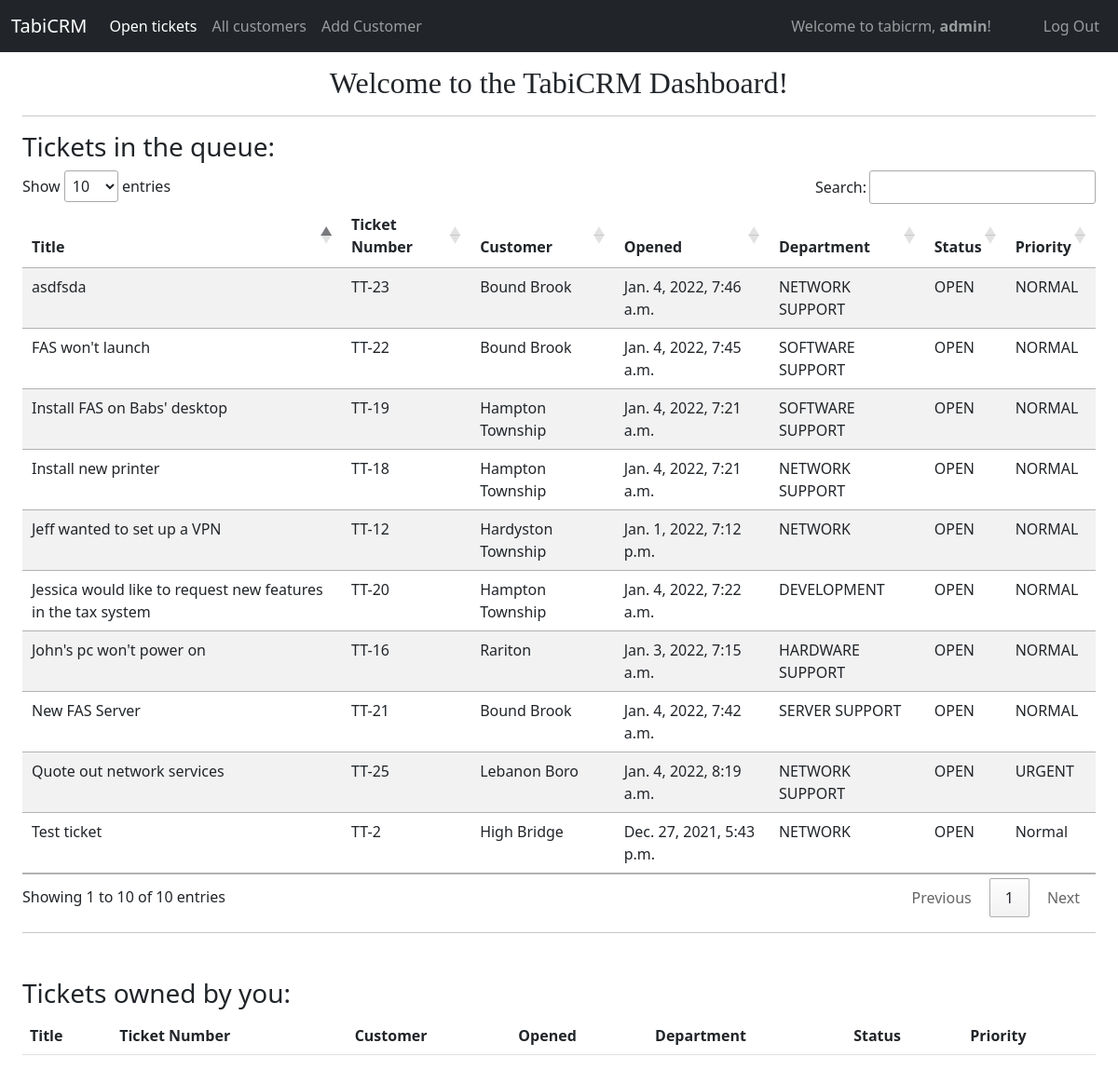
The app's page / (signed in) with its own data.
### tabicrm/models.py (models this page shows, shortened)
class User(AbstractUser):
    id = models.AutoField(primary_key=True)
    role = models.CharField(max_length=64)
    title = models.CharField(max_length=64, null=True, blank=True)
    department = models.CharField(max_length=64, null=True, blank=True)
    extension = models.CharField(max_length=64, null=True, blank=True)
    cellphone = models.CharField(max_length=64, null=True, blank=True)
    street = models.CharField(max_length=64, null=True, blank=True)
    city = models.CharField(max_length=64, null=True, blank=True)
    state = models.CharField(max_length=64, null=True, blank=True)
    zip = models.CharField(max_length=64, null=True, blank=True)
    country = models.CharField(max_length=64, null=True, blank=True)

class Ticket(models.Model):
    OPEN='OPEN'
    IN_PROGRESS='IN PROGRESS'
    WAITING_ON_CUSTOMER = 'WAITING ON CUSTOMER'
    CLOSED = 'CLOSED'
    LOW = 'LOW'
    NORMAL = 'NORMAL'
    HIGH = 'HIGH'
    URGENT = 'URGENT'
    SOLVED_ON_PHONE = 'SOLVED ON PHONE'
    SERVER_SERVICE = 'SERVER SERVICE'
    ROUTER_SERVICE = 'ROUTER SERVICE'
    CONTRACT_SERVICE = 'CONTRACT SERVICE'
    NON_CONTRACT_SERVICE = 'NON-CONTRACT SERVICE'
    NETWORK_SUPPORT_TEAM = "NETWORK SUPPORT"
    SOFTWARE_SUPPORT_TEAM = "SOFTWARE SUPPORT"
    SERVER_SUPPORT_TEAM = "SERVER SUPPORT"
    HARDWARE_SUPPORT_TEAM = "HARDWARE SUPPORT"
    SALES_TEAM = "SALES"
    DEVELOPMENT_TEAM = "DEVELOPMENT"
    STATUS_CHOICES = [
        (OPEN, 'OPEN'),
        (IN_PROGRESS, 'IN PROGRESS'),
        (WAITING_ON_CUSTOMER, 'WAITING ON CUSTOMER'),
        (CLOSED, 'CLOSED')
    ]
    PRIORITY_CHOICES = [
        (LOW, 'LOW'),
        (NORMAL, 'NORMAL'),
        (HIGH, 'HIGH'),
        (URGENT, 'URGENT')
    ]
    RESULTS_CHOICES = [
        (SOLVED_ON_PHONE, 'SOLVED ON PHONE'),
        (SERVER_SERVICE, 'SERVER SERVICE'),
        (ROUTER_SERVICE, 'ROUTER SERVICE'),
        (CONTRACT_SERVICE, 'CONTRACT SERVICE'),
        (NON_CONTRACT_SERVICE, 'NON-CONTRACT SERVICE')
    ]
    TEAM_CHOICES = [
        (NETWORK_SUPPORT_TEAM, "NETWORK SUPPORT"),
        (SOFTWARE_SUPPORT_TEAM, "SOFTWARE SUPPORT"),
        (SERVER_SUPPORT_TEAM, "SERVER SUPPORT"),
        (HARDWARE_SUPPORT_TEAM, "HARDWARE SUPPORT"),
        (SALES_TEAM, "SALES"),
        (DEVELOPMENT_TEAM, "DEVELOPMENT")
    ]
    id = models.AutoField(primary_key=True)
    customer = models.ForeignKey(Customer, on_delete=CASCADE, related_name="customer_ticket")
    assigned_to = models.CharField(max_length=255, choices=TEAM_CHOICES, default=SOFTWARE_SUPPORT_TEAM)
    owned_by = models.ForeignKey(User, on_delete=SET_NULL, related_name="ticket_ownedby", blank=True, null=True)
    title = models.CharField(max_length=255)
    status =  models.CharField(max_length=255, choices=STATUS_CHOICES, default=OPEN)
    priority = models.CharField(max_length=255, choices=PRIORITY_CHOICES, default=NORMAL)
    results = models.CharField(max_length=255, choices=RESULTS_CHOICES, default=SOLVED_ON_PHONE)
    description = models.TextField(blank=True, null=True)
    solution = models.TextField(blank=True, null=True)
    added_by = models.ForeignKey(User, on_delete=SET_NULL, related_name="ticket_addedby", blank=True, null=True)
    updated_by = models.ForeignKey(User, on_delete=SET_NULL, related_name="ticket_updatedon", blank=True, null=True)
    created_on = models.DateTimeField(auto_now_add=True)
    updated_on = models.DateTimeField(auto_now=True)

class Customer(models.Model):
    id = models.AutoField(primary_key=True)
    name = models.CharField(max_length=255)
    primary_phone = models.CharField(max_length=255)
    fax =  models.CharField(max_length=255, null=True, blank=True)
    secondary_phone =  models.CharField(max_length=64, null=True, blank=True)
    website = models.CharField(max_length=255, null=True, blank=True)
    notes = models.TextField(null=True, blank=True)
    billing_address_one = models.CharField(max_length=255, null=True, blank=True)
    billing_address_two = models.CharField(max_length=255, null=True, blank=True)
    billing_address_city = models.CharField(max_length=255, null=True, blank=True)
    billing_address_state = models.CharField(max_length=255, null=True, blank=True)
    billing_address_zip = models.CharField(max_length=255, null=True, blank=True)
    billing_address_country = models.CharField(max_length=255, null=True, blank=True)
    shipping_address_one = models.CharField(max_length=255, null=True, blank=True)
    shipping_address_two = models.CharField(max_length=255, null=True, blank=True)
    shipping_address_city = models.CharField(max_length=255, null=True, blank=True)
    shipping_address_state = models.CharField(max_length=255, null=True, blank=True)
    shipping_address_zip = models.CharField(max_length=255, null=True, blank=True)
    shipping_address_country = models.CharField(max_length=255, null=True, blank=True)
    added_by = models.ForeignKey(User, on_delete=SET_NULL, related_name="customer_addedby", blank=True, null=True)
    updated_by = models.ForeignKey(User, on_delete=SET_NULL, related_name="customer_updatedon", blank=True, null=True)
    created_on = models.DateTimeField(auto_now_add=True)
    updated_on = models.DateTimeField(auto_now=True)

### tabicrm/views/index.py (the view)
# urls.py: path("", views.index, name="index"),
@login_required  # Can't enter the system without being logged in
def index(request):
    openTickets = Ticket.objects.exclude(status = "CLOSED").filter(owned_by = None)
    ownedTickets = Ticket.objects.exclude(status = "CLOSED").filter(owned_by = request.user)
    return render(request, "tabicrm/index.html", {
        "openTickets": openTickets,
        "ownedTickets": ownedTickets,
        "navopen_tickets": True
    })

### tabicrm/templates/tabicrm/index.html (shortened to what this page needs)
{% extends "tabicrm/layout.html" %}
{% load static %}
{% load humanize %}
{% block body %}
<div class="container-fluid">
    <h2 class="text-center baskerville-font">Welcome to the TabiCRM Dashboard!</h2>
    <hr>
    <h3>Tickets in the queue:</h3>
    <table class="table table-striped table-responsive" id="ticketsTable">
        <thead class="thead-dark">
            <tr>
                <th scope="col">Title</th>
                <th scope="col">Ticket Number</th>
                <th scope="col">Customer</th>
                <th scope="col">Opened</th>
                <th scope="col">Department</th>
                <th scope="col">Status</th>
                <th scope="col">Priority</th>
            </tr>
        </thead>
        <tbody>
            {% for openTicket in openTickets %}
            <tr class="select-customer" onclick="viewSingleTicketForm('{{openTicket.id}}')">
                <td>{{openTicket.title}}</td>
                <td>TT-{{openTicket.id}}</td>
                <td>{{openTicket.customer.name}}</td>
                <td>{{openTicket.created_on}}</td>
                <td>{{openTicket.assigned_to}}</td>
                <td>{{openTicket.status}}</td>
                <td>{{openTicket.priority}}</td>
            </tr>
            {% endfor%}
        </tbody>
    </table>
    <hr>
    <h3 class="mt-5">Tickets owned by you:</h3>
    <table class="table table-striped table-responsive" id="ticketsTable">
        <thead class="thead-dark">
            <tr>
                <th scope="col">Title</th>
                <th scope="col">Ticket Number</th>
                <th scope="col">Customer</th>
                <th scope="col">Opened</th>
                <th scope="col">Department</th>
                <th scope="col">Status</th>
                <th scope="col">Priority</th>
            </tr>
        </thead>
    </table>
</div>
{% endblock %}

### tabicrm/templates/tabicrm/layout.html (shortened to what this page needs)
{% load static %}
<!DOCTYPE html>
<html lang="en">
<head>
    <link href="https://cdn.jsdelivr.net/npm/bootstrap@5.1.3/dist/css/bootstrap.min.css" rel="stylesheet"
>
    <link rel="stylesheet"
        href="https://maxst.icons8.com/vue-static/landings/line-awesome/line-awesome/1.3.0/css/line-awesome.min.css">
    <link href="{% static 'tabicrm/styles.css' %}" rel="stylesheet">
    <link rel="stylesheet" href="https://cdn.datatables.net/1.11.3/css/jquery.dataTables.min.css">
</head>
<body>
    <nav class="navbar navbar-expand-xl navbar-dark bg-dark mb-5 fixed-top">
        <div class="container-fluid">
            <a class="navbar-brand" href="{% url 'index' %}">TabiCRM</a>
            <div class="collapse navbar-collapse" id="navbarText">
                <ul class="navbar-nav me-auto mb-2 mb-lg-0">
                    {% if user.is_authenticated %}
                    <li class="nav-item">
                        <a class="nav-link {% if navopen_tickets %}active{% endif %}" href="{% url 'index' %}">Open
                            tickets</a>
                    </li>
                    <li class="nav-item">
                        <a class="nav-link {% if navall_customers %}active{% endif %}"
                            href="{% url 'all_customers' %}">All customers</a>
                    </li>
                    <li class="nav-item">
                        <a class="nav-link {% if navadd_customer %}active{% endif %}"
                            href="{% url 'add_customer' %}">Add Customer</a>
                    </li>
                    {% endif %}
                </ul>
                <span class="navbar-text me-5">
                    {% if user.is_authenticated %}
                    Welcome to tabicrm, <strong>{{ user.username }}</strong>!
                    {% endif %}
                </span>
                <ul class="navbar-nav  mb-2 mb-lg-0">
                    {% if user.is_authenticated %}
                    <li class="nav-item">
                        <a class="nav-link" href="{% url 'logout' %}">Log Out</a>
                    </li>
                    {% else %}
                    <li class="nav-item">
                        <a class="nav-link {% if navlogin %}active{% endif %}" href="{% url 'login' %}">Log In</a>
                    </li>
                    {% endif %}
                </ul>
            </div>
        </div>
    </nav>
    <div class="container-fluid">
        {% block body %}
        {% endblock %}
    </div>
</body>
</html>

### tabicrm/static/tabicrm/styles.css (style rules this page uses)
a { text-decoration: none; }
.baskerville-font { font-family: 'Libre Baskerville', serif; }
body { margin-top: 70px; }

### records on screen
User: username "admin"
Ticket: title "Test ticket", id "2", customer.name "High Bridge", created_on "Dec. 27, 2021, 5:43 p.m.", assigned_to "NETWORK", status "OPEN", priority "Normal"
Ticket: title "Jeff wanted to set up a VPN", id "12", customer.name "Hardyston Township", created_on "Jan. 1, 2022, 7:12 p.m.", assigned_to "NETWORK", status "OPEN", priority "NORMAL"
Ticket: title "John's pc won't power on", id "16", customer.name "Rariton", created_on "Jan. 3, 2022, 7:15 a.m.", assigned_to "HARDWARE SUPPORT", status "OPEN", priority "NORMAL"
Ticket: title "Install new printer", id "18", customer.name "Hampton Township", created_on "Jan. 4, 2022, 7:21 a.m.", assigned_to "NETWORK SUPPORT", status "OPEN", priority "NORMAL"
Ticket: title "Install FAS on Babs' desktop", id "19", customer.name "Hampton Township", created_on "Jan. 4, 2022, 7:21 a.m.", assigned_to "SOFTWARE SUPPORT", status "OPEN", priority "NORMAL"
Ticket: title "Jessica would like to request new features in the tax system", id "20", customer.name "Hampton Township", created_on "Jan. 4, 2022, 7:22 a.m.", assigned_to "DEVELOPMENT", status "OPEN", priority "NORMAL"
Ticket: title "New FAS Server", id "21", customer.name "Bound Brook", created_on "Jan. 4, 2022, 7:42 a.m.", assigned_to "SERVER SUPPORT", status "OPEN", priority "NORMAL"
Ticket: title "FAS won't launch", id "22", customer.name "Bound Brook", created_on "Jan. 4, 2022, 7:45 a.m.", assigned_to "SOFTWARE SUPPORT", status "OPEN", priority "NORMAL"
Ticket: title "asdfsda", id "23", customer.name "Bound Brook", created_on "Jan. 4, 2022, 7:46 a.m.", assigned_to "NETWORK SUPPORT", status "OPEN", priority "NORMAL"
Ticket: title "Quote out network services", id "25", customer.name "Lebanon Boro", created_on "Jan. 4, 2022, 8:19 a.m.", assigned_to "NETWORK SUPPORT", status "OPEN", priority "URGENT"
